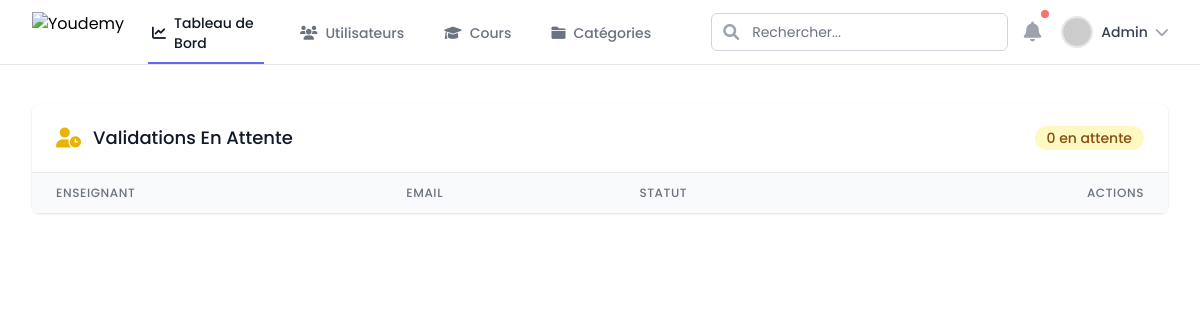
The app's page /views/admin/allEnseignement.php (signed in), older data.
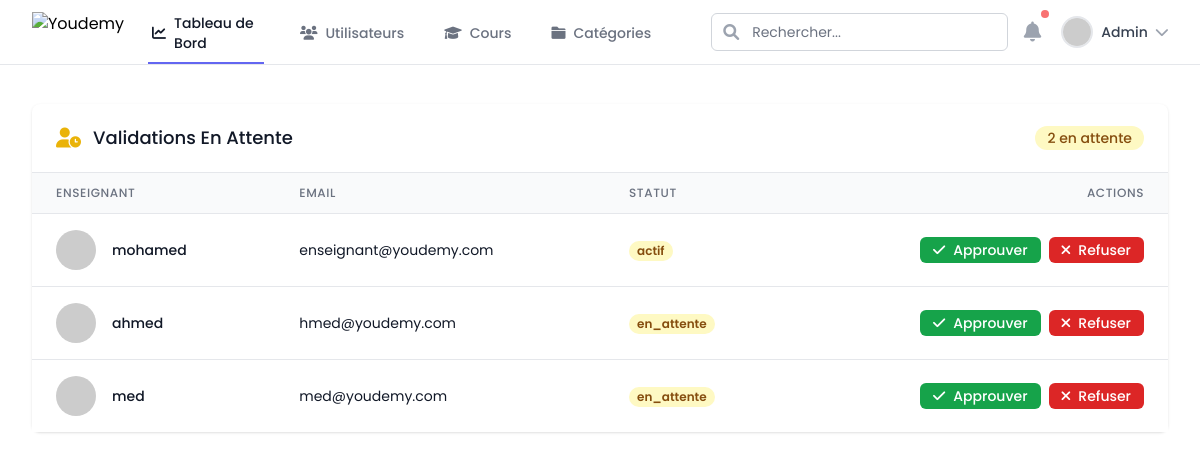
The same page, newer data.
### tables this page shows
CREATE TABLE utilisateurs (
    id INT PRIMARY KEY AUTO_INCREMENT,
    nom VARCHAR(100) NOT NULL,
    email VARCHAR(100) NOT NULL UNIQUE,
    password VARCHAR(255) NOT NULL,
    role ENUM('admin', 'enseignant', 'etudiant') NOT NULL,
    status ENUM('actif', 'inactif', 'en_attente') NOT NULL DEFAULT 'en_attente'
);

### models/Admin.php (called while the page is built, shortened)
<?php
class Admin extends User
{
    public function getAllUsers()
    {
        try {
            $db = Database::getInstance();
            $conn = $db->getConnection();
            $stmt = $conn->prepare("
                SELECT * FROM utilisateurs
                WHERE NOT (role = 'enseignant' AND status = 'inactif')
                ORDER BY FIELD(role, 'admin', 'enseignant', 'etudiant'),
                         FIELD(status, 'actif', 'en_attente', 'inactif'),
                         nom
            ");
            $stmt->execute();
            return $stmt->fetchAll(PDO::FETCH_ASSOC);
        } catch (PDOException $e) {
            return ['error' => 'Erreur lors de la récupération des utilisateurs: ' . $e->getMessage()];
        }
    }
}

### views/admin/allEnseignement.php (the view, shortened to what the changed rows need)
<?php
require_once __DIR__ . '/../../models/Admin.php';
  $admin = new Admin(
    $_SESSION['user']['nom'],
    $_SESSION['user']['email'],
    '',
    'admin',
    'actif'
  );
  $allUsers = $admin->getAllUsers();
  $pendingTeachers = count(array_filter($allUsers, function ($user) {
    return $user['role'] === 'enseignant' && $user['status'] === 'en_attente';
  }));
  $pendingValidations = array_filter($allUsers, function ($user) {
    return $user['role'] === 'enseignant'   ;
  });
  ?>
  <!DOCTYPE html>
  <html lang="en">
  <head>
  <script src="https://cdn.tailwindcss.com"></script>
  <link rel="stylesheet" href="https://cdnjs.cloudflare.com/ajax/libs/font-awesome/6.0.0/css/all.min.css">
<body class="h-full">
  <div class="min-h-full">
    <main class="max-w-7xl mt-12 mx-auto py-6 sm:px-6 lg:px-8">
      <div class="mt-8">
        <div class="bg-white shadow rounded-lg">
          <div class="px-4 py-5 sm:px-6 flex justify-between items-center">
            <div class="flex items-center">
              <i class="fas fa-user-clock text-yellow-500 text-xl mr-3"></i>
              <h3 class="text-lg leading-6 font-medium text-gray-900">Validations En Attente</h3>
            </div>
            <span class="inline-flex items-center px-3 py-0.5 rounded-full text-sm font-medium bg-yellow-100 text-yellow-800">
              <?php echo $pendingTeachers; ?>  en attente
            </span>
          </div>
          <div class="border-t border-gray-200">
            <div class="overflow-x-auto">
              <table class="min-w-full divide-y divide-gray-200">
                <thead class="bg-gray-50">
                  <tr>
                    <th class="px-6 py-3 text-left text-xs font-medium text-gray-500 uppercase tracking-wider">Enseignant</th>
                    <th class="px-6 py-3 text-left text-xs font-medium text-gray-500 uppercase tracking-wider">Email</th>
                    <th class="px-6 py-3 text-left text-xs font-medium text-gray-500 uppercase tracking-wider">Statut</th>
                    <th class="px-6 py-3 text-right text-xs font-medium text-gray-500 uppercase tracking-wider">Actions</th>
                  </tr>
                </thead>
                <tbody class="bg-white divide-y divide-gray-200">
                  <?php foreach ($pendingValidations as $teacher): ?>
                    <tr class="hover:bg-gray-50">
                      <td class="px-6 py-4 whitespace-nowrap">
                        <div class="flex items-center">
                          <img class="h-10 w-10 rounded-full object-cover"
                            src="https://ui-avatars.com/api/?name=<?php echo urlencode($teacher['nom']); ?>&background=random"
                            alt="<?php echo htmlspecialchars($teacher['nom']); ?>">
                          <div class="ml-4">
                            <div class="text-sm font-medium text-gray-900">
                              <?php echo htmlspecialchars($teacher['nom']); ?>
                            </div>
                          </div>
                        </div>
                      </td>
                      <td class="px-6 py-4 whitespace-nowrap">
                        <div class="text-sm text-gray-900"><?php echo htmlspecialchars($teacher['email']); ?></div>
                      </td>
                      <td class="px-6 py-4 whitespace-nowrap">
                        <span class="px-2 inline-flex text-xs leading-5 font-semibold rounded-full bg-yellow-100 text-yellow-800">
                        <?php echo $teacher['status']; ?>
                        </span>
                      </td>
                      <td class="px-6 py-4 whitespace-nowrap text-right text-sm font-medium">
                        <form method="POST" action="validate_teacher.php" class="inline-flex space-x-2">
                          <button type="submit" name="action" value="approve"
                            class="inline-flex items-center px-3 py-1 border border-transparent text-sm leading-4 font-medium rounded-md text-white bg-green-600 hover:bg-green-700 focus:outline-none focus:ring-2 focus:ring-offset-2 focus:ring-green-500">
                            <i class="fas fa-check mr-2"></i>
                            Approuver
                          </button>
                          <button type="submit" name="action" value="reject"
                            class="inline-flex items-center px-3 py-1 border border-transparent text-sm leading-4 font-medium rounded-md text-white bg-red-600 hover:bg-red-700 focus:outline-none focus:ring-2 focus:ring-offset-2 focus:ring-red-500">
                            <i  class="fas fa-times mr-2"></i>
                            Refuser
                          </button>
                        </form>
                      </td>
                    </tr>
                  <?php endforeach; ?>
                </tbody>
              </table>
            </div>
          </div>
        </div>
      </div>
</body>
  </html>

Row changes from the older to the newer data that the page shows:
no longer on this page (row unchanged): utilisateurs: role "0"
added utilisateurs: nom "mohamed", email "enseignant@youdemy.com", status "actif"
added utilisateurs: nom "ahmed", email "hmed@youdemy.com", status "en_attente"
added utilisateurs: nom "med", email "med@youdemy.com", status "en_attente"
Text that changed along with them:
$pendingTeachers: (not shown) → "2"
